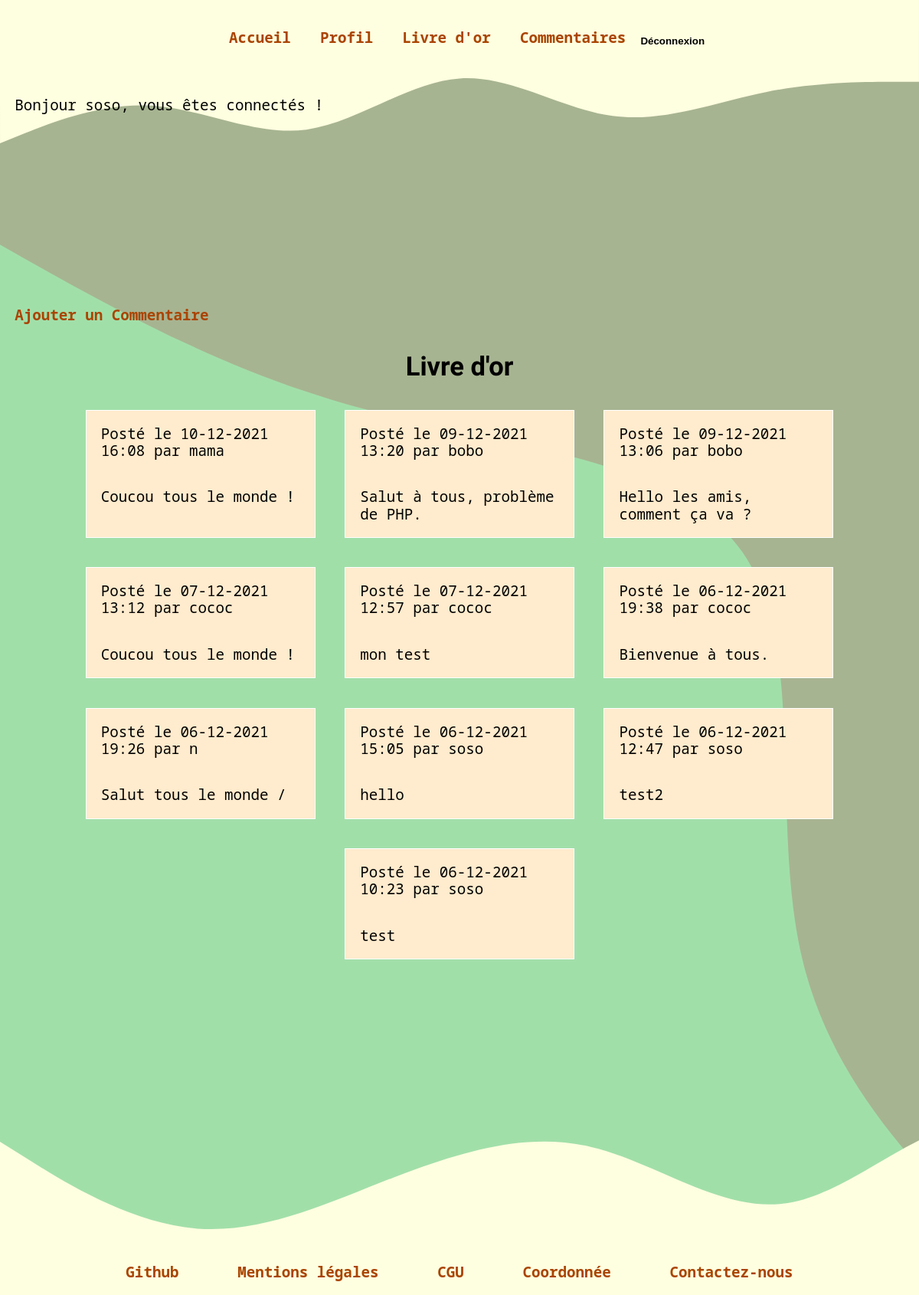
The page /includes/livre-or.php (signed in) on the database its author committed.
### tables this page shows
CREATE TABLE IF NOT EXISTS `commentaires` (
  `id` int(11) NOT NULL AUTO_INCREMENT,
  `commentaire` text NOT NULL,
  `id_utilisateur` int(11) NOT NULL,
  `date` datetime NOT NULL,
  PRIMARY KEY (`id`)
);

CREATE TABLE IF NOT EXISTS `utilisateurs` (
  `id` int(11) NOT NULL AUTO_INCREMENT,
  `login` varchar(255) NOT NULL,
  `password` varchar(255) NOT NULL,
  PRIMARY KEY (`id`)
);

### traitements/traitement-livre-or.php (called while the page is built, shortened)
<?php
require ('../traitements/bdd.php');
$req = mysqli_query($bdd, "SELECT * FROM utilisateurs INNER JOIN commentaires ON utilisateurs.id = commentaires.id_utilisateur ORDER BY date DESC");
$res = mysqli_fetch_all($req, MYSQLI_ASSOC);
?>

### includes/livre-or.php (the view, shortened to what this page needs)
<?php
require ('../traitements/bdd.php');
require ('../traitements/traitement-livre-or.php');
?>
<!DOCTYPE html>
<html lang="fr">
    <head>
        <link href="../css/styles.css" rel="stylesheet">
    </head>
    <body class="body-livreor">
        <?php require ('header.php'); ?>
        <main>
        <?php
            if(isset($_SESSION['login'])) { ?>
            <a href="commentaire.php">Ajouter un Commentaire</a>
        <?php }
        ?>
            <section class ='section-livredor'>
                <h1>Livre d'or</h1>
                    <?php foreach($res as $key => $value) {
                        $date = strtotime($value['date']);
                        $datefr = date('d-m-Y H:i', $date);
                    ?>
                    <div class="com">
                        <p>Posté le <?php echo $datefr;?> par <?php echo $value['login']; ?></p>
                        <p><?php echo $value['commentaire'];?></p>
                    </div>
                    <?php } ?>
            </section>
        </main>
        <?php require ('footer.php'); ?>
    </body>
</html>

### css/styles.css (style rules this page uses)
* { box-sizing : border-box; margin: 0; padding: 0; }
html,body { width: 100%; }
body { scroll-behavior: smooth; line-height: 1.15; margin : 0; font-family: 'Noto Sans Mono', monospace; font-size: 1.2em; }
h1, h2 { margin: 0; padding: 0.5em; font-family: 'Crafty Girls'; font-size: 1.8em; text-align: center; }
a { text-decoration : none; font-weight : bold; color: #aa4400; padding: 1em; }
p { padding: 1em; margin: 0; }
main { margin : 0; background-repeat: no-repeat; }
section { padding: 1em; }
.body-livreor { background-image: url(../assets/svg/body-livreor.svg); background-repeat: no-repeat; background-size: cover; }
.body-livreor main { width: 100%; min-height: 100%; }
.section-livredor { display: flex; flex-direction: row; flex-wrap: wrap; justify-content:center; }
.section-livredor h1 { flex-basis: 100%; }
.com { background-color: blanchedalmond; width: 25vw; margin: 1em; border: 1px solid white; }

### rows shown on the page
commentaires: date "10-12-2021 16:08", id_utilisateur.login "mama", commentaire "Coucou tous le monde !"
commentaires: date "09-12-2021 13:20", id_utilisateur.login "bobo", commentaire "Salut à tous, problème de PHP."
commentaires: date "09-12-2021 13:06", id_utilisateur.login "bobo", commentaire "Hello les amis, comment ça va ?"
commentaires: date "07-12-2021 13:12", id_utilisateur.login "cococ", commentaire "Coucou tous le monde !"
commentaires: date "07-12-2021 12:57", id_utilisateur.login "cococ", commentaire "mon test"
commentaires: date "06-12-2021 19:38", id_utilisateur.login "cococ", commentaire "Bienvenue à tous."
commentaires: date "06-12-2021 19:26", id_utilisateur.login "n", commentaire "Salut tous le monde /"
commentaires: date "06-12-2021 15:05", id_utilisateur.login "soso", commentaire "hello"
commentaires: date "06-12-2021 12:47", id_utilisateur.login "soso", commentaire "test2"
commentaires: date "06-12-2021 10:23", id_utilisateur.login "soso", commentaire "test"

### other values the page prints
$_SESSION['login'] "soso"
